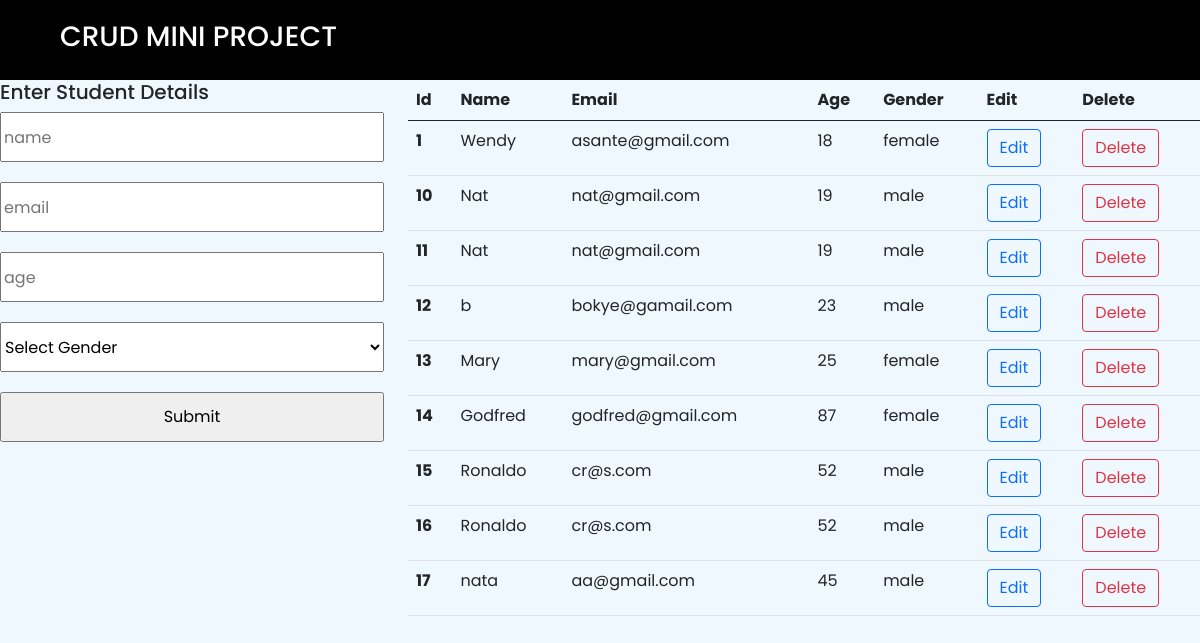
The page / on the database its author committed.
### app/models.py (models this page shows)
class Student(models.Model):
    name=models.CharField(max_length=255)
    email=models.EmailField()
    age = models.IntegerField()
    gender = models.CharField(max_length=255)
    def __str__(self) :
        return self.name

### app/views.py (the view)
# urls.py: path('', views.index, name = 'index'),
def index(request):
    data = Student.objects.all()
    print(data)
    context = {'data': data}
    return render(request, 'index.html', context)

### app/templates/index.html (shortened to what this page needs)
<!DOCTYPE html>
{% load static %}
<html lang="en">
<head>
    <link href="https://cdn.jsdelivr.net/npm/bootstrap@5.0.2/dist/css/bootstrap.min.css" rel="stylesheet"
>
    <link rel="stylesheet" href="{% static 'css/style.css' %}">
</head>
<body>
    <header>
        <h3>CRUD MINI PROJECT</h3>
    </header>
    <div class="row">
        <div class="col-md-4">
            <div class="header">
                <h5>Enter Student Details</h5>
            </div>
            <form action="/insert" method="post">
                <input type="text" placeholder="name" name="name" required>
                <br>
                <input type="email" placeholder="email" name="email" required>
                <br>
                <input type="number" min="0" placeholder="age" name="age" required>
                <br>
                <select id="gender" name="gender" name="gender" required>
                    <option selected>Select Gender</option>
                </select>
                <br>
                <input type="submit" value="Submit" name="" id="">
            </form>
        </div>
        <div class="col-md-8">
            <table class="table">
                <thead>
                    <tr>
                        <th scope="col">Id</th>
                        <th scope="col">Name</th>
                        <th scope="col">Email</th>
                        <th scope="col">Age</th>
                        <th scope="col">Gender</th>
                        <th scope="col">Edit</th>
                        <th scope="col">Delete</th>
                    </tr>
                </thead>
                <tbody>
                    {% for d in data %}
                    <tr>
                        <th scope="row">{{d.id}}</th>
                        <td>{{d.name}}</td>
                        <td>{{d.email}}</td>
                        <td>{{d.age}}</td>
                        <td>{{d.gender}}</td>
                        <td><button type="button" class="btn btn-outline-primary">Edit</button></td>
                        <td><button type="button" class="btn btn-outline-danger">Delete</button></td>
                    </tr>
                    {% endfor %}
                </tbody>
            </table>
        </div>
    </div>
</body>
</html>

### app/static/css/style.css (style rules this page uses)
body { font-family: 'Poppins', sans-serif; background-color: aliceblue; overflow-x: hidden; }
header { height: 80px; background-color: #000; color: #fff; padding: 0 5%; width: 100%; padding-top:20px ; }
input, select { width: 100%; margin-bottom: 20px; height: 50px; }

### rows shown on the page
Student: id "1", name "Wendy", email "asante@gmail.com", age "18", gender "female"
Student: id "10", name "Nat", email "nat@gmail.com", age "19", gender "male"
Student: id "11", name "Nat", email "nat@gmail.com", age "19", gender "male"
Student: id "12", name "b", email "bokye@gamail.com", age "23", gender "male"
Student: id "13", name "Mary", email "mary@gmail.com", age "25", gender "female"
Student: id "14", name "Godfred", email "godfred@gmail.com", age "87", gender "female"
Student: id "15", name "Ronaldo", email "cr@s.com", age "52", gender "male"
Student: id "16", name "Ronaldo", email "cr@s.com", age "52", gender "male"
Student: id "17", name "nata", email "aa@gmail.com", age "45", gender "male"
